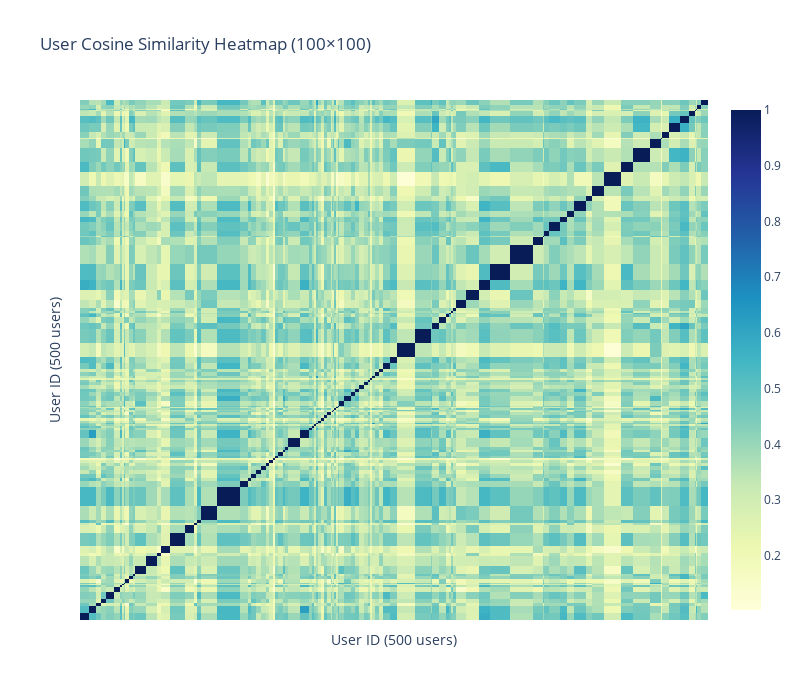

Source (notebook cell):
### Code cell
import plotly.graph_objects as go

# Create the heatmap with proper dimensions
fig = go.Figure(
    data=go.Heatmap(
        z=user_similarity_df.values,
        x=user_similarity_df.columns,
        y=user_similarity_df.index,
        colorscale='YlGnBu',
        hoverongaps=False,
        hovertemplate="<b>User 1</b>: %{y}<br><b>User 2</b>: %{x}<br><b>Similarity</b>: %{z:.4f}<extra></extra>"
    )
)

fig.update_layout(
    title=f"User Cosine Similarity Heatmap ({user_similarity_df.shape[0]}×{user_similarity_df.shape[1]})",
    xaxis_title="User ID",
    yaxis_title="User ID",
    width=800,  # Adjust size for better visibility
    height=700,
    xaxis=dict(
        showticklabels=False,  # Hide tick labels for large matrices
        title="User ID (500 users)"
    ),
    yaxis=dict(
        showticklabels=False,  # Hide tick labels for large matrices
        title="User ID (500 users)"
    )
)

print(f"Similarity matrix shape: {user_similarity_df.shape}")
print(f"Expected heatmap dimensions: {user_similarity_df.shape[0]} × {user_similarity_df.shape[1]}")

fig.show()

### Figure 1 — Plotly figure (JSON) as saved in the notebook; plotly's stock layout.template omitted (floating-point values rounded to 4 significant figures; data arrays with more than 128 entries replaced by an {"elided": "..."} marker saying what was removed)
{"data": [{"colorscale": [[0, "rgb(255,255,217)"], [0.125, "rgb(237,248,177)"], [0.25, "rgb(199,233,180)"], [0.375, "rgb(127,205,187)"], [0.5, "rgb(65,182,196)"], [0.625, "rgb(29,145,192)"], [0.75, "rgb(34,94,168)"], [0.875, "rgb(37,52,148)"], [1, "rgb(8,29,88)"]], "hoverongaps": false, "hovertemplate": "<b>User 1</b>: %{y}<br><b>User 2</b>: %{x}<br><b>Similarity</b>: %{z:.4f}<extra></extra>", "type": "heatmap", "x": [1849, 3743, 4967, 5726, 6873, 9197, 9446, 10055, 10321, 10443, 10460, 12131, 12140, 12950, 16676, 17683, 18548, 21186, 24952, 25237, 26277, 26640, 33349, 36308, 36594, 37623, 38710, 39766, 40666, 41215, 42228, 42290, 43451, 44241, 44296, 45709, 49024, 49817, 50367, 50570, 51227, 51266, 52479, 52698, 53799, 54113, 54251, 54459, 54817, 55410, 55493, 55848, 57735, 58667, 59544, 60444, 61495, 62160, 62222, 63154, 63459, 64882, 65297, 67825, 68215, 75210, 75299, 75506, 78104, 78770, 79292, 79601, 79967, 81212, 83947, 86676, 88795, 94976, 98696, 98999, 99347, 101165, 103998, 104043, 106976, 109186, 109379, 114198, 116590, 119506, 123514, 124052, 124163, 127171, 128690, 130716, 131227, 131279, 131746, 133133], "y": [1849, 3743, 4967, 5726, 6873, 9197, 9446, 10055, 10321, 10443, 10460, 12131, 12140, 12950, 16676, 17683, 18548, 21186, 24952, 25237, 26277, 26640, 33349, 36308, 36594, 37623, 38710, 39766, 40666, 41215, 42228, 42290, 43451, 44241, 44296, 45709, 49024, 49817, 50367, 50570, 51227, 51266, 52479, 52698, 53799, 54113, 54251, 54459, 54817, 55410, 55493, 55848, 57735, 58667, 59544, 60444, 61495, 62160, 62222, 63154, 63459, 64882, 65297, 67825, 68215, 75210, 75299, 75506, 78104, 78770, 79292, 79601, 79967, 81212, 83947, 86676, 88795, 94976, 98696, 98999, 99347, 101165, 103998, 104043, 106976, 109186, 109379, 114198, 116590, 119506, 123514, 124052, 124163, 127171, 128690, 130716, 131227, 131279, 131746, 133133], "z": {"elided": "100x100 float values"}}], "layout": {"height": 700, "title": {"text": "User Cosine Similarity Heatmap (100×100)"}, "width": 800, "xaxis": {"showticklabels": false, "title": {"text": "User ID (500 users)"}}, "yaxis": {"showticklabels": false, "title": {"text": "User ID (500 users)"}}}}
